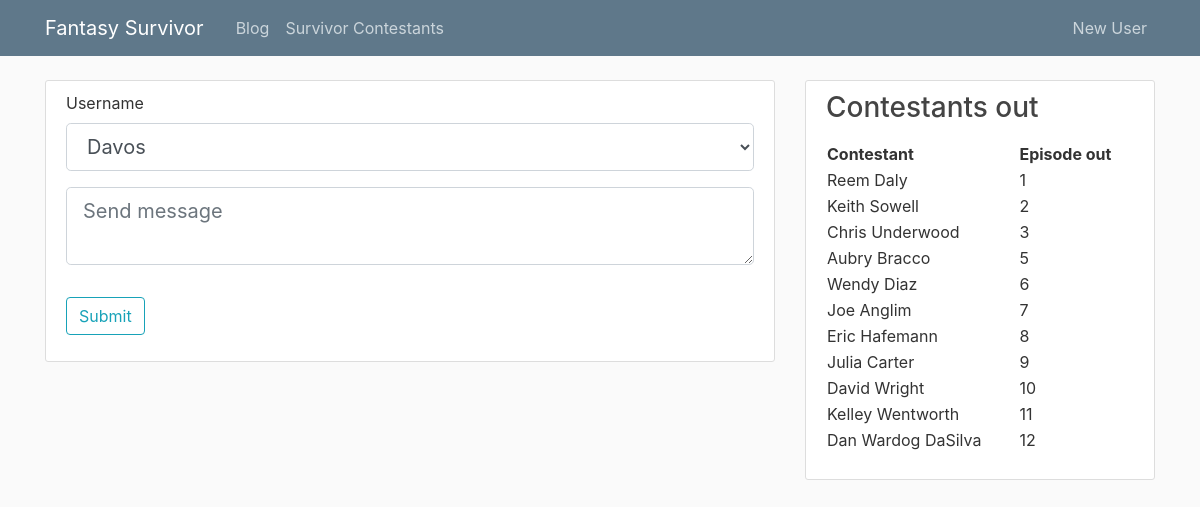
The app's page /blog, older data.
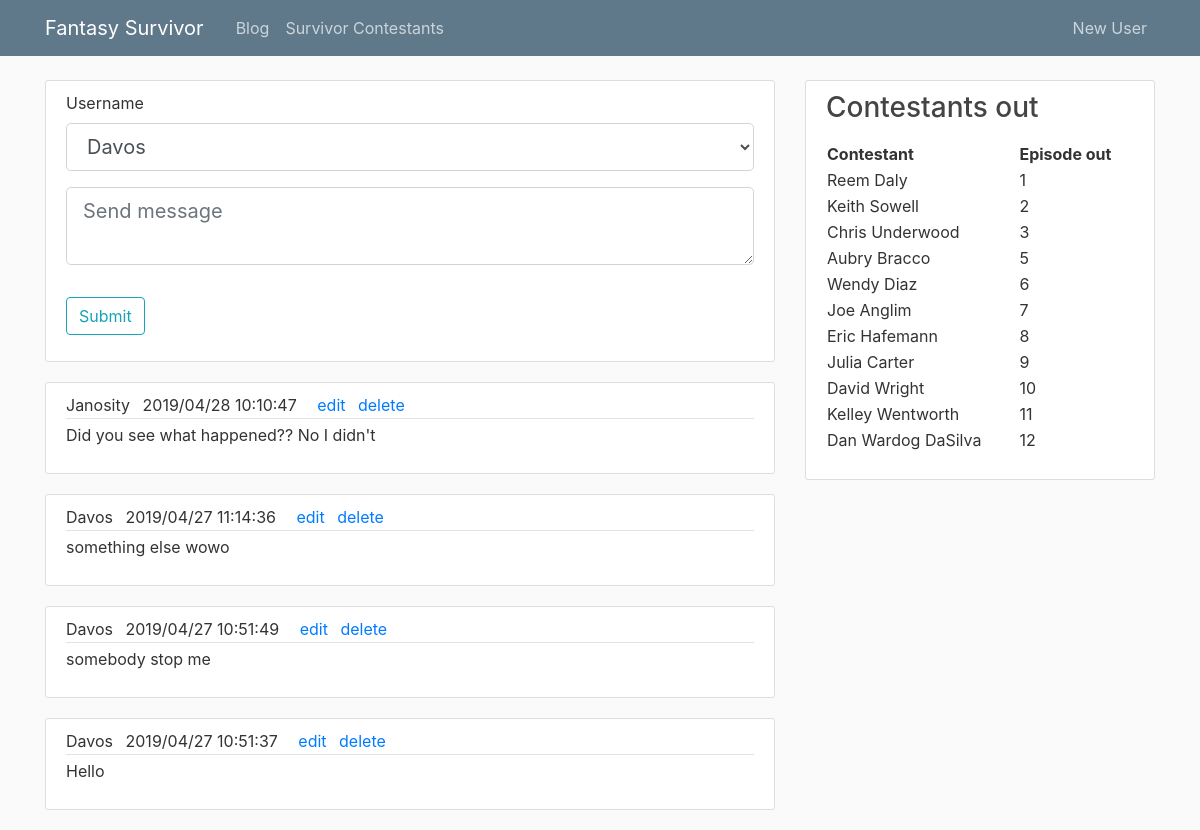
The same page, newer data.
### tables this page shows
CREATE TABLE Contestant
(contestant_id INTEGER PRIMARY KEY AUTOINCREMENT, 
name varchar(255),
age INT,
sex char(15),
origin_town varchar(255),
season_no INT,
ep_no INT,
position_out INT,
foreign key (season_no) references Season,
foreign key (ep_no) references Episode
);

CREATE TABLE Blog
(time_  DATETIME, 
user_nm varchar(255),
comp_nm varchar(255),
post varchar(255),
PRIMARY KEY (time_, user_nm, comp_nm),
constraint fk_user
    FOREIGN KEY (user_nm)
    REFERENCES CompUser(user_nm)
    on delete cascade,
constraint fk_comp
    FOREIGN KEY (comp_nm)
    references FantasyCompetition(comp_nm)
    on delete cascade
);

### survivorcomp.py (the view, shortened to what this page needs)
@app.route("/blog", methods=['GET', 'POST'])
def blog():
    c, conn = get_db()
    c.execute('SELECT user_nm FROM CompUser')
    results = c.fetchall()
    users = [(results.index(item), item['user_nm']) for item in results]
    form = BlogForm()
    form.username.choices = users
    conn = sqlite3.connect('survivor.db')
    conn.row_factory = dict_factory
    c = conn.cursor()
    c.execute("SELECT * FROM Blog \
        ORDER BY time_ DESC")
    blogs = c.fetchall()
    return render_template('blog.html', posts=blogs, form=form)

### forms.py
class BlogForm(FlaskForm):
    username = SelectField('Username', choices=[], coerce=int)
    content = TextAreaField(validators=[DataRequired()], render_kw=dict(placeholder='Send message'))
    submit = SubmitField('Submit')

### survivorcomp.py (called while the page is built)
def dict_factory(cursor, row):
    d = {}
    for idx, col in enumerate(cursor.description):
        d[col[0]] = row[idx]
    return d

def get_db():
    conn = sqlite3.connect('survivor.db')
    conn.row_factory = dict_factory
    c = conn.cursor()
    c.execute("PRAGMA foreign_keys=ON;")
    return c, conn

@app.context_processor
def feed_layout():
    c, conn = get_db()
    c.execute("SELECT name, ep_no \
        FROM contestant \
        Where ep_no is not Null \
        order by ep_no")
    out_cons = c.fetchall()
    return dict(out_cons=out_cons)

### templates/blog.html (shortened to what this page needs)
{% extends "layout.html" %}
{% block content %}
<div class="content-section">
    <form method="POST" action="">
        <fieldset class="form-group">
            <div class="form-group">
                {{ form.username.label(class="form-control-label") }}
                {% if form.username.errors %}
                    {{ form.username(class="form-control form-control-lg is-invalid") }}
                    <div class="invalid-feedback">
                        {% for error in form.username.errors %}
                            <span>{{ error }}</span>
                        {% endfor %}
                    </div>
                {% else %}
                    {{ form.username(class="form-control form-control-lg") }}
                {% endif %}
            </div>
                <div class="form-group">
                        {% if form.content.errors %}
                            {{ form.content(class="form-control form-control-lg is-invalid") }}
                            <div class="invalid-feedback">
                                {% for error in form.username.errors %}
                                    <span>{{ error }}</span>
                                {% endfor %}
                            </div>
                        {% else %}
                            {{ form.content(class="form-control form-control-lg") }}
                        {% endif %}
                    </div>
        </fieldset>
        <div class="form-group">
            {{ form.submit(class="btn btn-outline-info") }}
        </div>
    </form>
</div>
    {% for post in posts %}
      <article class="media content-section">
        <div class="media-body">
          <div class="article-metadata">
            <a class="mr-2" >{{ post.user_nm }}</a>
            <a class="mr-2" >{{ post.time_ }}</a>
            <a href="/blog/edit/{{ post.time_.replace('/', '-') }}/{{ post.user_nm }}/{{ post.comp_nm }}" class="ml-2" >edit</a>
            <a href="/blog/delete/{{ post.time_.replace('/', '-') }}/{{ post.user_nm }}/{{ post.comp_nm }}" class="ml-2" >delete</a>
          </div>
          <p class="article-content">{{ post.post }}</p>
        </div>
      </article>
    {% endfor %}
{% endblock content %}

### templates/layout.html (shortened to what this page needs)
<!DOCTYPE html>
<html>
<head>
    <link rel="stylesheet" href="https://maxcdn.bootstrapcdn.com/bootstrap/4.0.0/css/bootstrap.min.css">
    <link rel="stylesheet" type="text/css" href="{{ url_for('static', filename='main.css') }}">
</head>
<body>
    <header class="site-header">
      <nav class="navbar navbar-expand-md navbar-dark bg-steel fixed-top">
        <div class="container">
          <a class="navbar-brand mr-4" href="/">Fantasy Survivor</a>
          <div class="collapse navbar-collapse" id="navbarToggle">
            <div class="navbar-nav mr-auto">
              <a class="nav-item nav-link" href="{{ url_for('blog') }}">Blog</a>
              <a class="nav-item nav-link" href="{{ url_for('contestants') }}">Survivor Contestants</a>
            </div>
            <div class="navbar-nav">
              <a class="nav-item nav-link" href="{{ url_for('register') }}">New User</a>
            </div>
          </div>
        </div>
      </nav>
    </header>
    <main role="main" class="container">
      <div class="row">
        <div class="col-md-8">
          {% block content %}
          {% endblock %}
        </div>
        <div class="col-md-4">
          <div class="content-section">
            <h3>Contestants out</h3>
            <p class='text-muted'>
              <table style="width:100%">
                <tr>
                  <th>Contestant</th>
                  <th>Episode out</th>
                </tr>
                  {% for contestant in out_cons%}
                    <tr>
                      <td>{{ contestant['name'] }}</td>
                      <td>{{ contestant['ep_no'] }}</td>
                    </tr>
                  {% endfor %}
              </table>
            </p>
          </div>
        </div>
      </div>
    </main>
</body>
</html>

Row changes from the older to the newer data that the page shows:
added Blog: user_nm "Janosity", time_ "2019/04/28 10:10:47", post "Did you see what happened?? No I didn't"
added Blog: user_nm "Davos", time_ "2019/04/27 11:14:36", post "something else wowo"
added Blog: user_nm "Davos", time_ "2019/04/27 10:51:49", post "somebody stop me"
added Blog: user_nm "Davos", time_ "2019/04/27 10:51:37", post "Hello"
